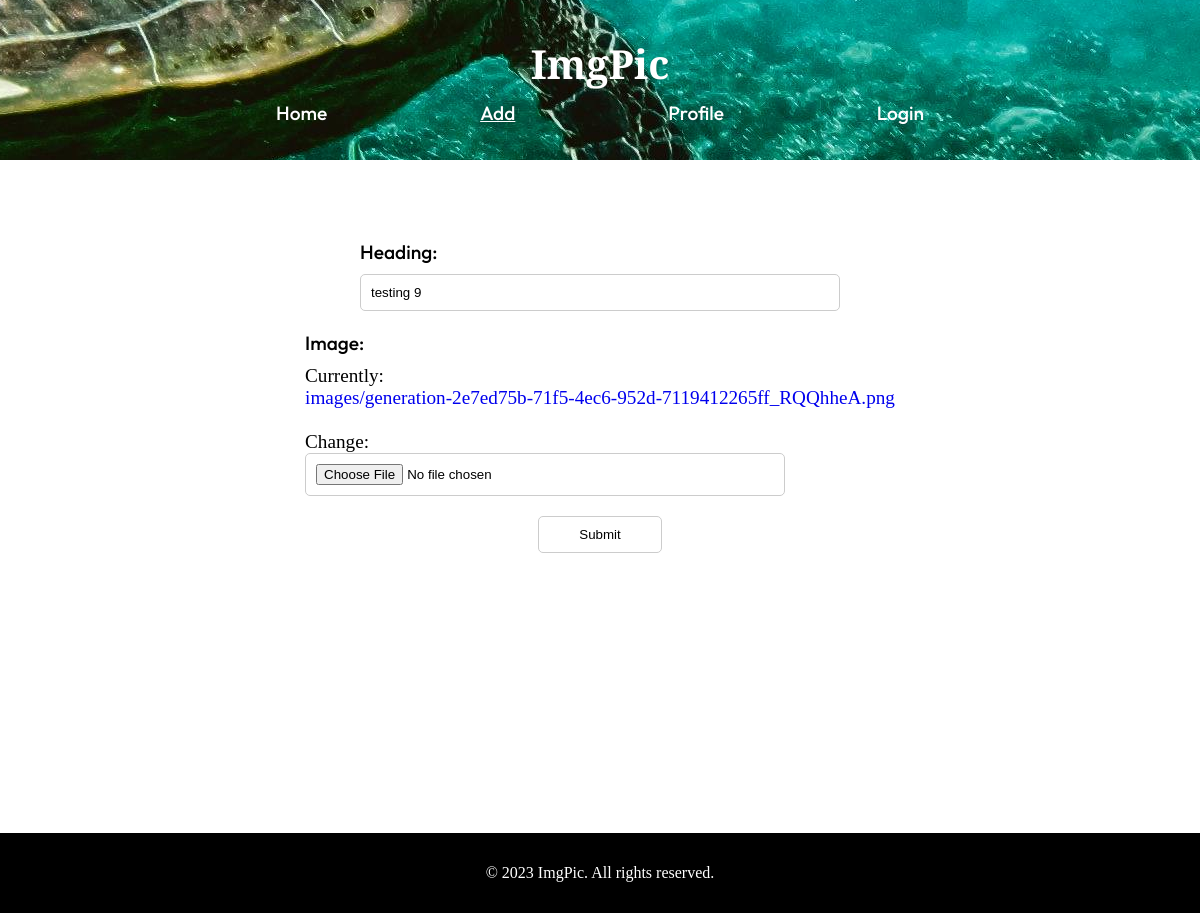
Page /update/9/ on the earlier database version.
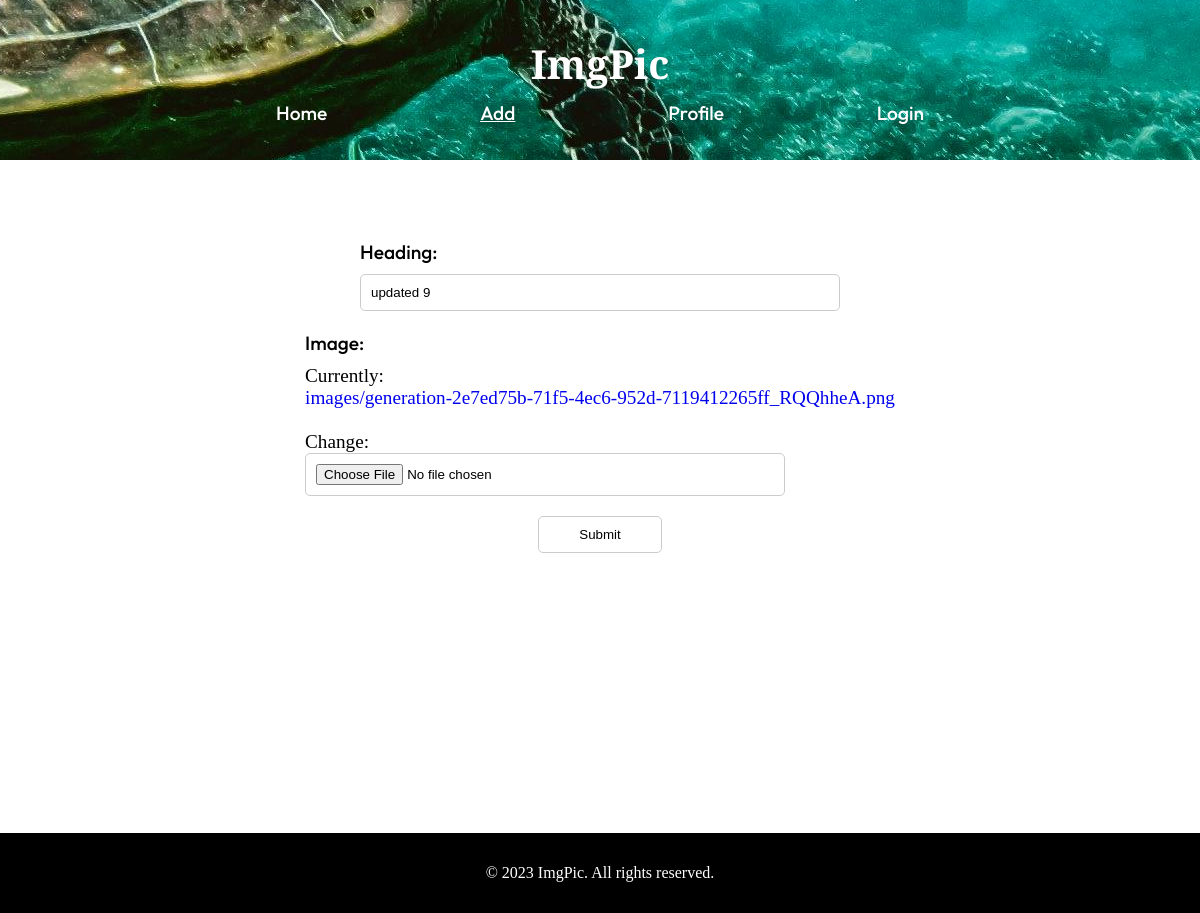
Same page on the later database version.
### config/models.py (models this page shows, shortened)
class Imgs(models.Model):
    user = models.ForeignKey(settings.AUTH_USER_MODEL, on_delete=models.CASCADE, related_name='images')
    heading = models.CharField(max_length=20)
    date = models.DateField(auto_now_add=True)
    image = models.ImageField(upload_to='images')

### config/views.py (the view)
# urls.py: path('update/<int:pk>/', ImgUpdateView.as_view(), name='img_update'),
class ImgUpdateView(UpdateView):
    model = Imgs
    fields = ['heading', 'image']
    success_url = reverse_lazy('img_list')

### config/templates/config/imgs_form.html (shortened to what this page needs)
{% load static %}
<!DOCTYPE html>
<html lang="en">
<head>
</head>
<body>
    <header>
        <div class="inner_header">
            <div class="logo_area">
                <h1>ImgPic</h1>
            </div>
            <div class="menu_area">
                <ul>
                    <li ><a href="{% url 'img_list' %}">Home</a></li>
                    <li class="page_active"><a href="{% url 'img_add' %}">Add</a></li>
                    <li><a href="{% url 'user_img_list' %}">Profile</a></li>
                    {% if user.is_authenticated %}
                        <li><a href="{% url 'account_logout' %}">Logout</a></li>
                    {% else %}
                        <li><a href="{% url 'account_login' %}">Login</a></li>
                    {% endif %}
                </ul>
            </div>
        </div>
    </header>
    <div class="body">
        <form class="img_form" action="" method="post" enctype="multipart/form-data">
            {{ form.as_p }}
            <input type="submit" value="Submit">
        </form>
    </div>
    <footer>
        <div class="inner_footer">
            <p>&copy; 2023 ImgPic. All rights reserved.</p>
        </div>
    </footer>
</body>
</html>

Differences in the rows shown:
changed Imgs: heading "testing 9" → "updated 9"
